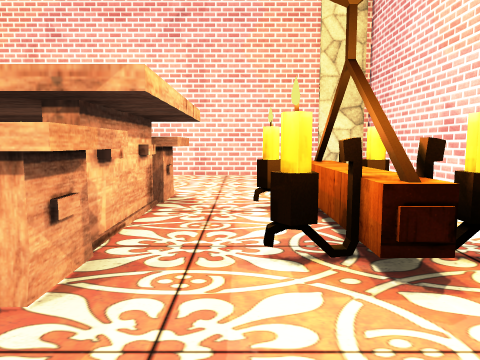
[1] (above)

21 first-person views from a walk through a 3-D level made in the Unity game engine. The camera is 0.72 m above the floor, tilts 6° down and sees 70° across. The floor is counted in squares, 0.5 m on a side. Each view is taken from the middle of a square. On the plan, view 1 faces up. The plan holds only what a view shows up to about 15 squares ahead; the rest is blank. The player character is not drawn. Some surface patterns are stand-ins.

[2]
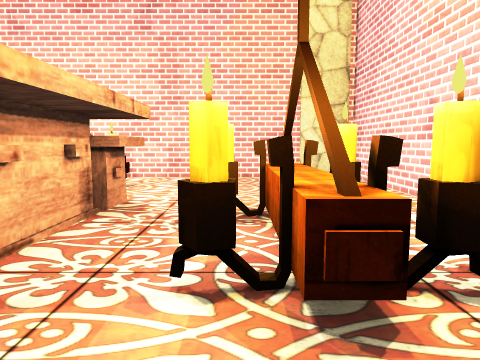

[3]
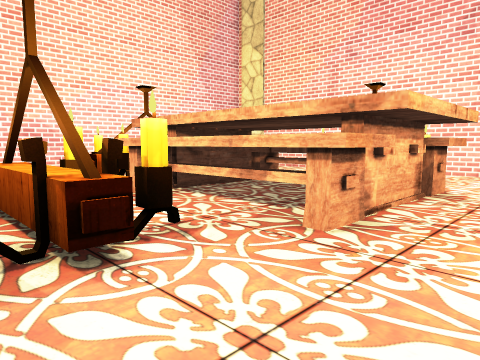

[4]
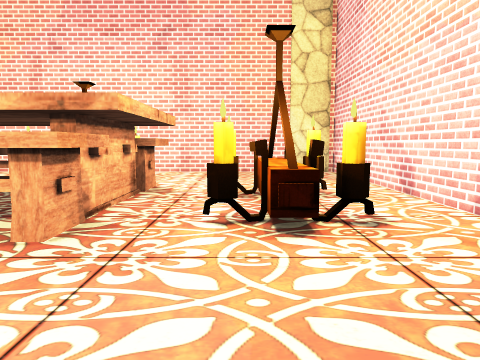

[5]
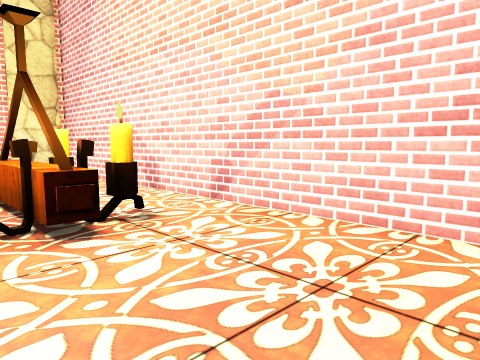

[6]
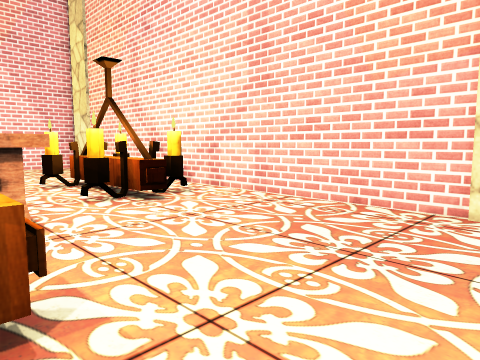

[7]
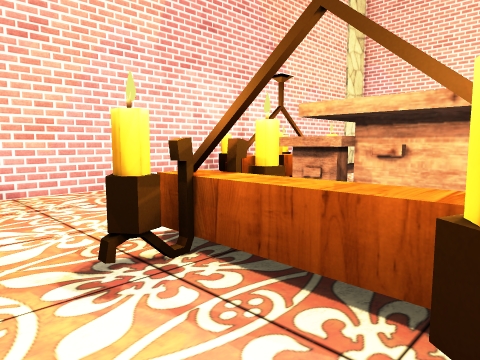

[8]
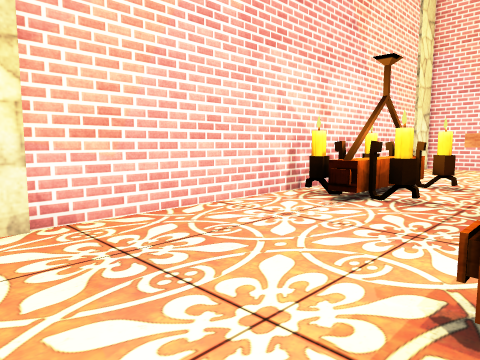

[9]
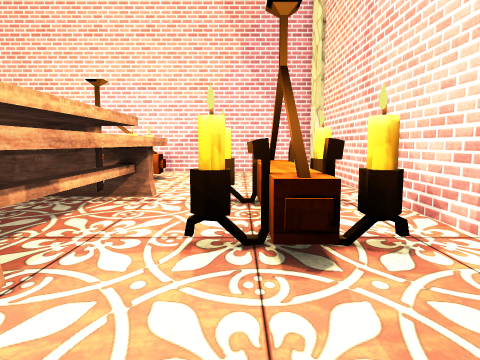

[10]
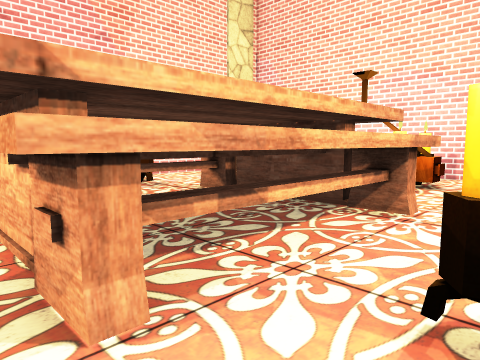

[11]
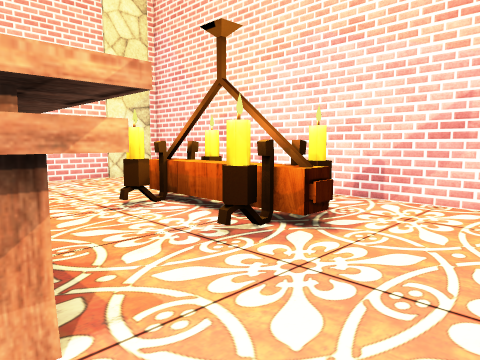

[12]
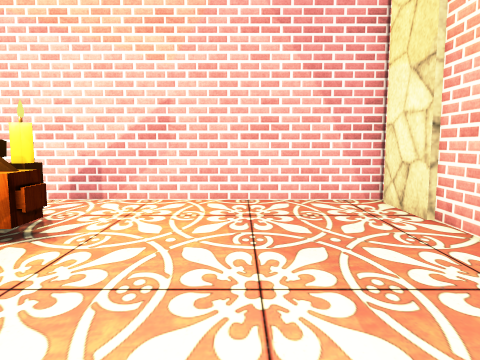

[13]
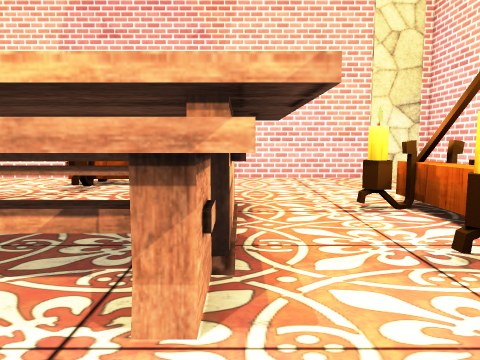

[14]
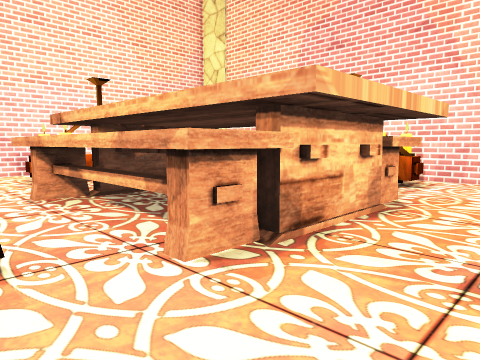

[15]
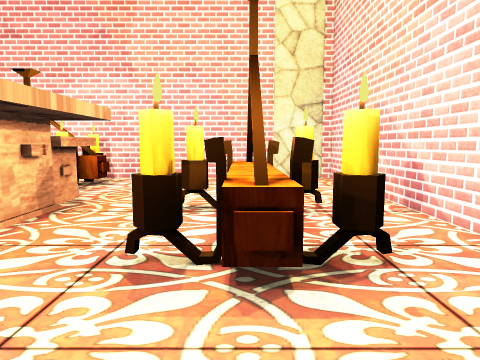

[16]
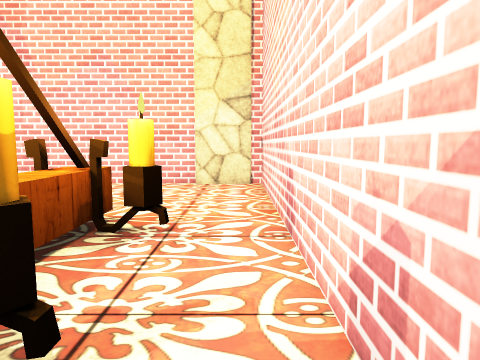

[17]
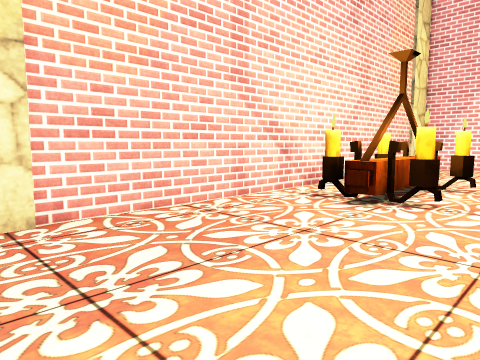

[18]
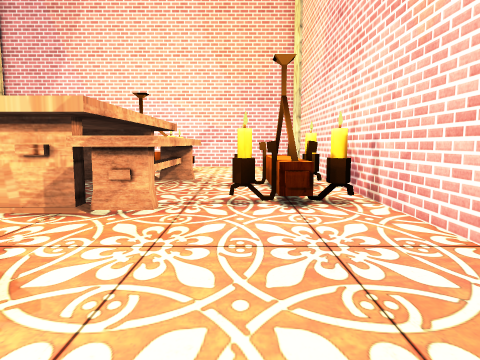

[19]
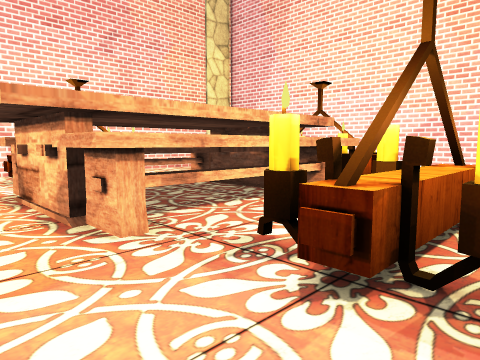

[20]
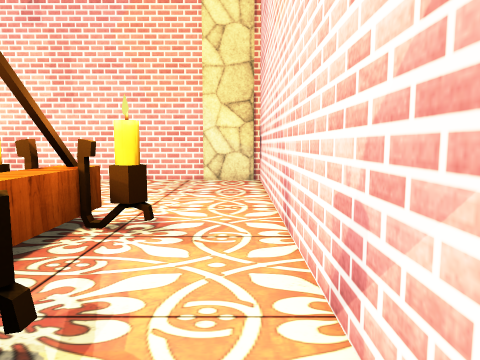

[21]
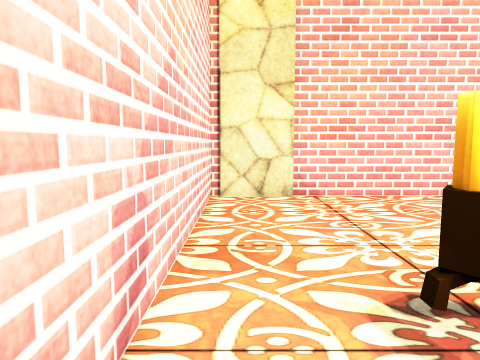

### Floor plan
Ten units are one square. View 1 is at (0, 0); x grows to the right and y downward. Boxes are objects, and circles mark ways between rooms. Rooms are numbered by the first view taken in them; rooms with no view inside come last. Other rooms are left out.
<svg viewBox="-173 -162 236 192">
<path fill="none" stroke="#000" d="M-39 24 58 24 58 -157 -44 -157M-44 -157 -168 -157 -168 -75M-71 24 -39 24M-168 -36 -168 24 -71 24M-168 -75 -168 -36"/>
<rect x="5" y="-95" width="30" height="60" fill="#bbb"><title>other object</title></rect>
<rect x="-155" y="-95" width="40" height="60" fill="#bbb"><title>other object</title></rect>
<rect x="-95" y="-45" width="80" height="20" fill="#bbb"><title>other object</title></rect>
<rect x="-95" y="-75" width="80" height="30" fill="#bbb"><title>other object</title></rect>
<rect x="-95" y="-105" width="80" height="30" fill="#bbb"><title>other object</title></rect>
<rect x="-85" y="-15" width="60" height="40" fill="#bbb"><title>other object</title></rect>
<rect x="-85" y="-145" width="60" height="40" fill="#bbb"><title>other object</title></rect>
<circle cx="-40" cy="-150" r="3" fill="#2a7"/>
<circle cx="-40" cy="-25" r="3" fill="#2a7"/>
<circle cx="-105" cy="-45" r="3" fill="#2a7"/>
<circle cx="-75" cy="-25" r="3" fill="#2a7"/>
<circle cx="-160" cy="-80" r="3" fill="#2a7"/>
<circle cx="-160" cy="-30" r="3" fill="#2a7"/>
<text x="10" y="-70">1</text>
<text x="-90" y="-90">2</text>
<text x="-120" y="-10">3</text>
<text x="-150" y="-60">4</text>
</svg>
Room 1 opens to room 2. Room 2 opens to room 3. Room 2 opens to room 4. Room 3 opens to room 4.

Where each view was taken, in squares from view 1:
view 1: 0 up, 0 right, facing up
view 2: 1 up, 1 right, facing up
view 3: 2 down, 1 right, facing up-left
view 4: 2 down, 1 right, facing up
view 5: 2 down, 0 right, facing up-right
view 6: 8 up, 5 right, facing up-left
view 7: 8 up, 5 right, facing down-left
view 8: 4 up, 5 right, facing down-left
view 9: 12 up, 1 right, facing left
view 10: 12 up, 1 left, facing down-left
view 11: 12 up, 8 left, facing down-left
view 12: 12 up, 8 left, facing left
view 13: 12 up, 9 left, facing down
view 14: 12 up, 12 left, facing down-right
view 15: 12 up, 13 left, facing down
view 16: 10 up, 16 left, facing down
view 17: 9 up, 16 left, facing up-right
view 18: 1 up, 16 left, facing right
view 19: 2 down, 11 left, facing up-right
view 20: 2 up, 5 right, facing up
view 21: 7 up, 5 right, facing down
